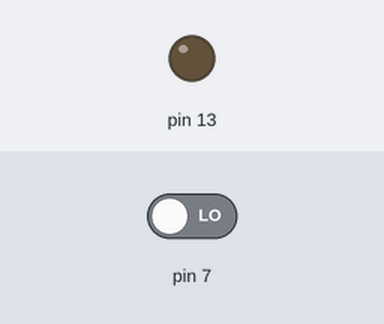
A sketch run on a simulated Arduino Uno, built with avr-gcc and run on an emulated ATmega328P. Shown: output pins drawn as LEDs (lit = HIGH). The test bench sets the inputs (shaded band); at power-on: pin 7 LOW.

Above: at 1.2 s.
1.3 s: pin 7 driven HIGH
At 2.5 s:
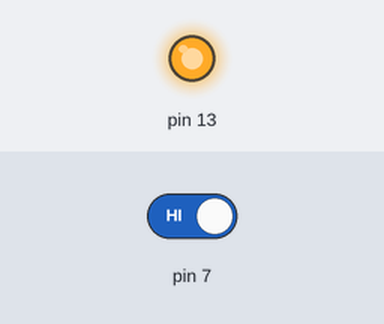
2.8 s: pin 7 driven LOW
At 3.8 s:
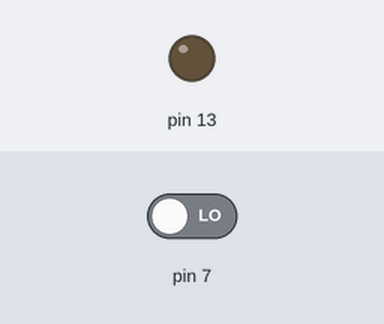
Timing chart, 0 to 5.8 s (numbered marks = the images above; inputs shaded):
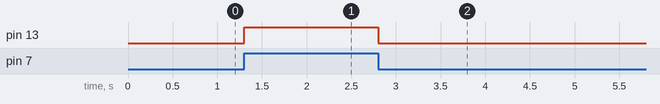

Measured:
- after the input at 1.3 s, pin 13: LOW → HIGH at once
- after the input at 2.8 s, pin 13: HIGH → LOW at once

The sketch:

A3144.ino
```cpp
void setup(void){
  pinMode( 13,OUTPUT);
  pinMode(  7,INPUT);
}

void loop(void){
  int x = LOW;
  x = digitalRead(7);
  digitalWrite( 13, x);
}
```
